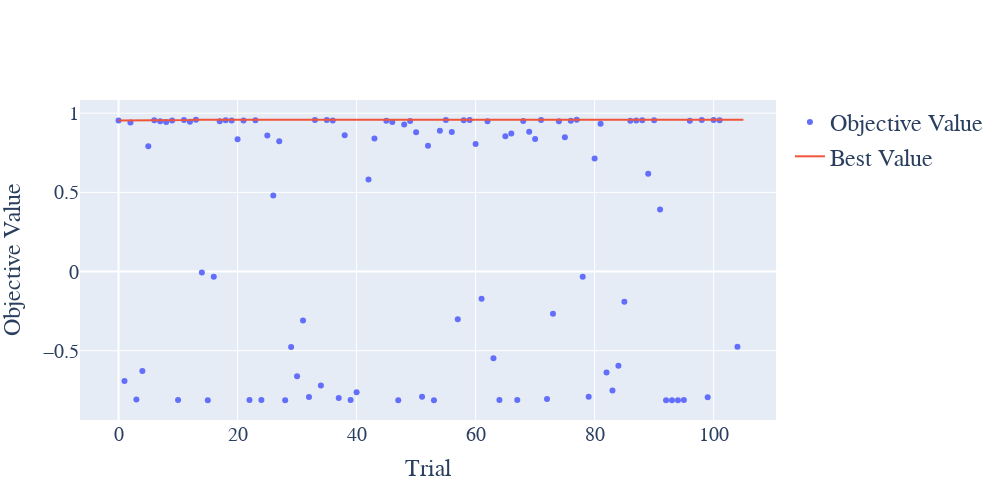

The code cell stored with this chart in its notebook:
### Code cell
plt = optuna.visualization.plot_optimization_history(study)
plt.update_layout(
    width=1000,
    height=500,
    legend_font_size=24,
    font_size=20,
    font_family='Times New Roman',
    title=''
)
